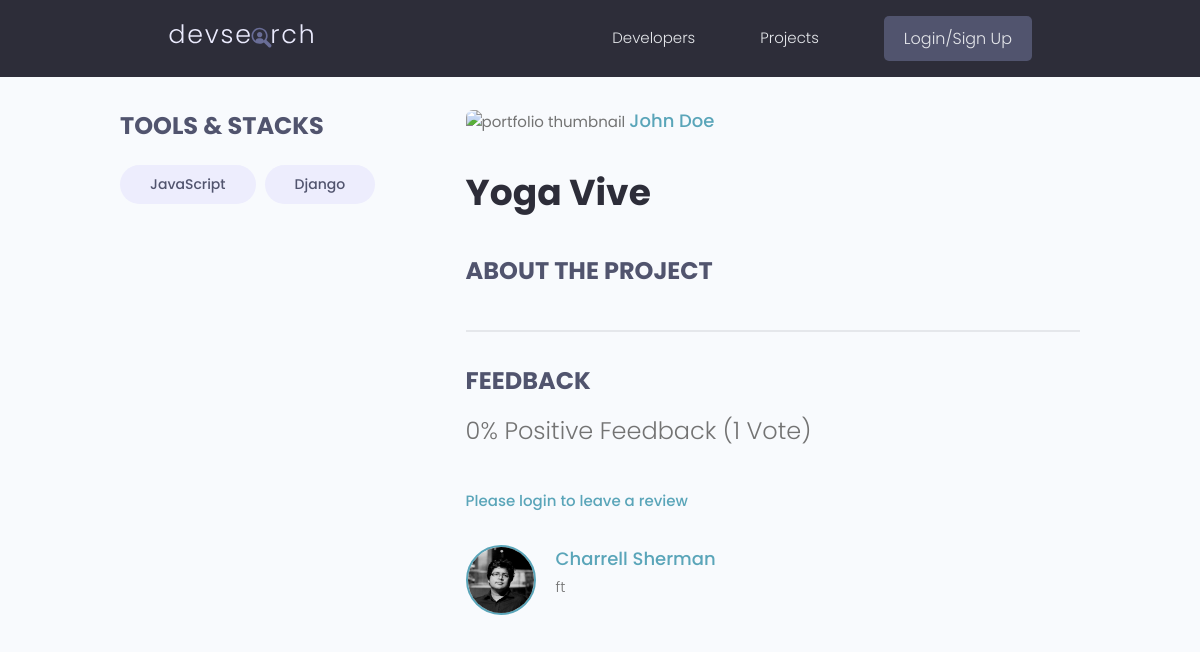
Page /projects/project/a4b86618-227e-4c63-b660-6c3b3cc75dec/ on the earlier database version.
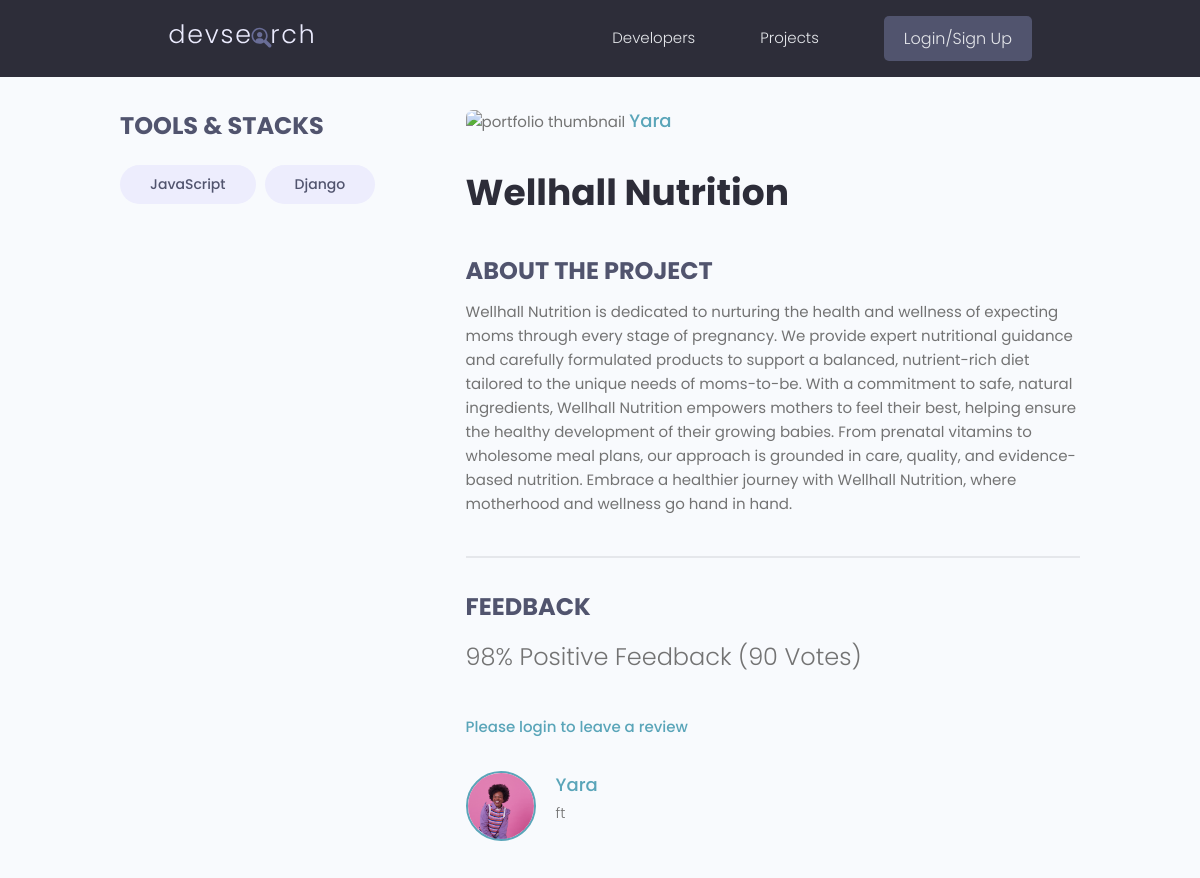
Same page on the later database version.
### projects/models.py (models this page shows, shortened)
class Project(models.Model):
    owner = models.ForeignKey(Profile, null=True, blank=True, on_delete=models.SET_NULL)  #connect a project to a specific user (many to one relationship)
    title = models.CharField(max_length=200)
    description = models.TextField(null = True, blank= True)
    featured_image = models.ImageField(null=True, blank=True, default="default.jpg")
    demo_link = models.CharField(max_length= 2000, null = True, blank= True)
    source_link = models.CharField(max_length=2000, null = True, blank= True)
    tags = models.ManyToManyField('Tag', blank = True) # True means we dont need to select a tag #create a relationship to a tag (tag can be connected to multiple models)
    vote_total = models.IntegerField(default=0, null=True, blank=True)#store votes here
    vote_ratio= models.IntegerField(default=0, null=True, blank=True)#store votes here
    created = models.DateTimeField(auto_now_add=True)
    id = models.UUIDField(default=uuid. uuid4, unique=True, primary_key=True, editable=False)
    class Meta:
        ordering = ['-vote_ratio', '-vote_total', 'title']
    @property
    def reviewers(self):
        queryset = self.review_set.all().values_list('owner__id', flat=True)
        return queryset

class Review(models.Model):
    VOTE_TYPE = (   #creating a tuple reference by using 'up' but 'Up Vote' is what is displayed
        ('up', 'Up Vote'),
        ('down', 'Down Vote'),
    )
    owner = models.ForeignKey(Profile, on_delete=models.CASCADE, null=True) #if a user delets their account it deletes their review
    project = models.ForeignKey(Project, on_delete= models.CASCADE) #(on_delete, whenever a project is deleted what do we want to do with all the children, all the reviews connected to the project) here, if a project is deleted the review will be left alone and the project field is set to SET_NULL (CASCADE will delete all reviews if project is deleted)
    body =  models.TextField(null = True, blank= True)    #when someoe writes a review
    value = models.CharField(max_length=200, choices=VOTE_TYPE)    #give user only two options, dont want them to write anything (This will be a dropdown list)
    created = models.DateTimeField(auto_now_add=True)
    id = models.UUIDField(default=uuid. uuid4, unique=True, primary_key=True, editable=False)
    class Meta:
        unique_together= [['owner', 'project']] #Can only leave one review per project

### users/models.py (models this page shows, shortened)
class Profile(models.Model):
    user = models.OneToOneField(User, on_delete=models.CASCADE, null=True, blank=True)  #anytime a user is deleted, the profile is deleted
    name = models.CharField(max_length=200, blank=True, null=True)
    email = models.EmailField(max_length=500, blank=True, null=True)
    short_intro = models.CharField(max_length=200, blank=True, null=True, default="This is a default bio. User has not added a bio yet.")
    username = models.CharField(max_length=200, blank=True, null=True)
    location = models.CharField(max_length=200, blank=True, null=True, default="Earth")
    bio = models.TextField(blank=True, null= True)
    profile_image = models.ImageField(blank=True, null= True, upload_to='profiles/', default='profiles/user-default.png' ) #route where the profile goes
    social_github = models.CharField(max_length=200, blank=True, null=True)
    social_twitter = models.CharField(max_length=200, blank=True, null=True)
    social_youtube = models.CharField(max_length=200, blank=True, null=True)
    social_linkedin = models.CharField(max_length=200, blank=True, null=True)
    social_website = models.CharField(max_length=200, blank=True, null=True)
    created = models.DateTimeField(auto_now_add=True) #time stamp
    id = models.UUIDField(default=uuid. uuid4, unique=True, primary_key=True, editable=False) # set an id field

### projects/views.py (the view, shortened to what this page needs)
# urls.py: path('project/<str:pk>/', views.project, name='project'),
def project(request, pk):
    projectObj = Project.objects.get(id = pk)
    form = ReviewForm()
    return render(request, 'projects/single-project.html', {'project': projectObj, 'form': form})

### projects/models.py (called while the page is built)
    def __str__(self):
        return self.name

### projects/templates/projects/single-project.html (shortened to what this page needs)
{% extends 'main.html' %}
{% block content %}
<main class="singleProject my-md">
    <div class="container">
        <div class="layout">
            <div class="column column--1of3">
                <h3 class="singleProject__subtitle">Tools & Stacks</h3>
                <div class="singleProject__toolStack">
                    {% for tag in project.tags.all %}
                    <span class="tag tag--pill tag--sub tag--lg">
                        <small>{{tag}}</small>
                    </span>
                    {% endfor %}
                </div>
            </div>
            <div class="column column--2of3">
                <img class="singleProject__preview" src="{{ project.imageURL }}" alt="portfolio thumbnail" />
                <a
                    class="singleProject__developer">{{project.owner.name}}</a>
                <h2 class="singleProject__title">{{project.title}}</h2>
                <h3 class="singleProject__subtitle">About the Project</h3>
                <div class="singleProject__info">
                    {{project.description}}
                </div>
                <div class="comments">
                    <h3 class="singleProject__subtitle">Feedback</h3>
                    <h5 class="project--rating">
                        {{project.vote_ratio}}% Positive Feedback ({{project.vote_total}}
                        Vote{{project.vote_total|pluralize:"s"}})
                    </h5>
                    {% if request.user.profile.id in project.reviewers %}
                    <p>You have already submitted your review for this project</p>
                    {% elif request.user.profile == project.owner %}
                    <p>You cannot review your own work</p>
                    {% else %}
                    <a href="{% url 'login' %}?next={{request.path}}">Please login to leave a review</a>
                    {% endif %}
                    <div class="commentList">
                        {% for review in project.review_set.all %}
                        {% if review.body %}
                        <div class="comment">
                            <a >
                                <img class="avatar avatar--md" src="{{review.owner.profile_image.url}}" alt="user" />
                            </a>
                            <div class="comment__details">
                                <a
                                    class="comment__author">{{review.owner.name}}</a>
                                <p class="comment__info">{{review.body|linebreaksbr}}</p>
                            </div>
                        </div>
                        {% endif %}
                        {% endfor %}
                    </div>
                </div>
            </div>
        </div>
    </div>
</main>
{% endblock %}

Differences in the rows shown:
changed Project: owner.name "John Doe" → "Yara"; title "Yoga Vive" → "Wellhall Nutrition"; description (not shown) → "Wellhall Nutrition is dedicated to nurturing the health and wellness of expecting moms through every stage of pregnancy. We provide expert nutritional guidance and carefully formulated products to support a balanced, nutrient-rich diet tailored to the unique needs of moms-to-be. With a commitment to safe, natural ingredients, Wellhall Nutrition empowers mothers to feel their best, helping ensure the healthy development of their growing babies. From prenatal vitamins to wholesome meal plans, our approach is grounded in care, quality, and evidence-based nutrition. Embrace a healthier journey with Wellhall Nutrition, where motherhood and wellness go hand in hand."; vote_ratio "0" → "98"; vote_total "1" → "90"
changed through a linked row, Review "ft": owner.profile_image: a different picture; owner.name "Charrell Sherman" → "Yara"
